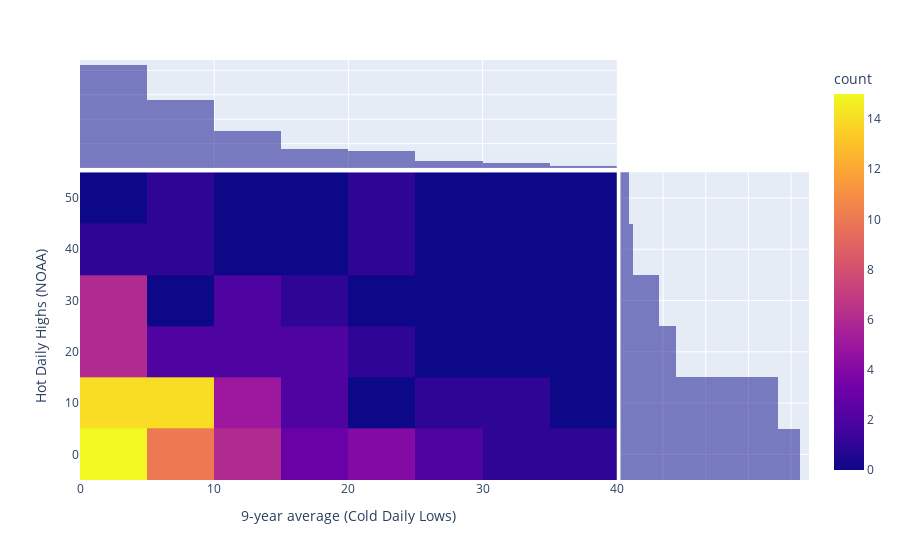

The notebook cell this image was saved under:
### Code cell
fig = px.density_heatmap(data, x="9-year average (Cold Daily Lows)", y="Hot Daily Highs (NOAA)", marginal_x="histogram", marginal_y="histogram")
fig.show()

### Figure 1 — Plotly figure (JSON) as saved in the notebook; plotly's stock layout.template omitted (floating-point values rounded to 4 significant figures)
{"data": [{"coloraxis": "coloraxis", "hovertemplate": "9-year average (Cold Daily Lows)=%{x}<br>Hot Daily Highs (NOAA)=%{y}<br>count=%{z}<extra></extra>", "name": "", "type": "histogram2d", "x": [12.17, 15.95, 15.63, 12.94, 13.66, 20.33, 28.05, 29.72, 24.25, 16.65, 11.28, 8.361, 6.436, 4.808, 3.561, 3.547, 6.187, 10.87, 13.88, 13.28, 12.06, 12.99, 14.91, 17.24, 21.4, 25.19, 23.51, 16.61, 9.988, 6.414, 4.359, 2.602, 1.565, 1.531, 2.268, 4.135, 8.143, 13.63, 16.91, 14.97, 9.477, 4.748, 3.102, 3.795, 4.945, 5.626, 6.296, 7.178, 7.552, 7.754, 10.11, 15.68, 20.89, 20.66, 14.78, 8.168, 5.009, 5.42, 6.96, 7.3, 6.037, 4.428, 3.548, 4.264, 8.741, 18.79, 31.32, 38.4, 34.67, 23.53, 13.33, 8.748, 8.491, 8.974, 7.813, 5.314, 3.48, 3.312, 3.849, 3.966, 3.881, 4.262, 4.702, 4.184, 2.683, 1.195, 0.4012, 0.2188, 0.3645, 0.6469, 0.8516, 0.8094, 0.5836, 0.4031, 0.4254, 0.6254, 0.9469, 1.551, 2.598, 3.754, 4.7, 5.977, 7.75, 8.385, 6.488, 3.3], "xaxis": "x", "xbingroup": "x", "y": [8.2, 6.8, 0.2, 16, 12.4, 0.7, 0.2, 6.5, 15.9, 15, 0.6, 13.5, 7, 1.2, 7.6, 12, 6.3, 0.5, 1.1, 2, 19.5, 26.1, 5.8, 30.6, 41.2, 3.4, 49.4, 12.5, 7.5, 6.3, 17.6, 0.9, 0.8, 18.1, 9.5, 0.4, 0.4, 0.8, 3, 10.7, 0.8, 6.9, 30, 14.9, 28.8, 8.3, 9.2, 1.1, 7.7, 9.3, 12.6, 23, 1, 1.2, 1.3, 0, 1.6, 6.8, 0.2, 0.6, 8, 0.5, 0.6, 1.7, 1.4, 0.7, 6.8, 4.4, 2, 1, 31, 7.9, 0.2, 15.5, 1.9, 5.9, 3.1, 5.4, 36.6, 1.1, 1.8, 4.8, 2.7, 5.3, 21.5, 8.1, 13.3, 1, 15.2, 5, 16.5, 11.9, 30.2, 29.8, 3.2, 10.3, 32.4, 30.2, 8.2, 4.3, 13.3, 36.4, 48.3, 17.8, 7.7, 15.9], "yaxis": "y", "ybingroup": "y"}, {"alignmentgroup": "True", "bingroup": "x", "hovertemplate": "9-year average (Cold Daily Lows)=%{x}<br>count=%{y}<extra></extra>", "legendgroup": "", "marker": {"color": "#0d0887"}, "name": "", "offsetgroup": "", "opacity": 0.5, "showlegend": false, "type": "histogram", "x": [12.17, 15.95, 15.63, 12.94, 13.66, 20.33, 28.05, 29.72, 24.25, 16.65, 11.28, 8.361, 6.436, 4.808, 3.561, 3.547, 6.187, 10.87, 13.88, 13.28, 12.06, 12.99, 14.91, 17.24, 21.4, 25.19, 23.51, 16.61, 9.988, 6.414, 4.359, 2.602, 1.565, 1.531, 2.268, 4.135, 8.143, 13.63, 16.91, 14.97, 9.477, 4.748, 3.102, 3.795, 4.945, 5.626, 6.296, 7.178, 7.552, 7.754, 10.11, 15.68, 20.89, 20.66, 14.78, 8.168, 5.009, 5.42, 6.96, 7.3, 6.037, 4.428, 3.548, 4.264, 8.741, 18.79, 31.32, 38.4, 34.67, 23.53, 13.33, 8.748, 8.491, 8.974, 7.813, 5.314, 3.48, 3.312, 3.849, 3.966, 3.881, 4.262, 4.702, 4.184, 2.683, 1.195, 0.4012, 0.2188, 0.3645, 0.6469, 0.8516, 0.8094, 0.5836, 0.4031, 0.4254, 0.6254, 0.9469, 1.551, 2.598, 3.754, 4.7, 5.977, 7.75, 8.385, 6.488, 3.3], "xaxis": "x3", "yaxis": "y3"}, {"alignmentgroup": "True", "bingroup": "y", "hovertemplate": "Hot Daily Highs (NOAA)=%{y}<br>count=%{x}<extra></extra>", "legendgroup": "", "marker": {"color": "#0d0887"}, "name": "", "offsetgroup": "", "opacity": 0.5, "showlegend": false, "type": "histogram", "xaxis": "x2", "y": [8.2, 6.8, 0.2, 16, 12.4, 0.7, 0.2, 6.5, 15.9, 15, 0.6, 13.5, 7, 1.2, 7.6, 12, 6.3, 0.5, 1.1, 2, 19.5, 26.1, 5.8, 30.6, 41.2, 3.4, 49.4, 12.5, 7.5, 6.3, 17.6, 0.9, 0.8, 18.1, 9.5, 0.4, 0.4, 0.8, 3, 10.7, 0.8, 6.9, 30, 14.9, 28.8, 8.3, 9.2, 1.1, 7.7, 9.3, 12.6, 23, 1, 1.2, 1.3, 0, 1.6, 6.8, 0.2, 0.6, 8, 0.5, 0.6, 1.7, 1.4, 0.7, 6.8, 4.4, 2, 1, 31, 7.9, 0.2, 15.5, 1.9, 5.9, 3.1, 5.4, 36.6, 1.1, 1.8, 4.8, 2.7, 5.3, 21.5, 8.1, 13.3, 1, 15.2, 5, 16.5, 11.9, 30.2, 29.8, 3.2, 10.3, 32.4, 30.2, 8.2, 4.3, 13.3, 36.4, 48.3, 17.8, 7.7, 15.9], "yaxis": "y2"}], "layout": {"barmode": "overlay", "coloraxis": {"colorbar": {"title": {"text": "count"}}, "colorscale": [[0, "#0d0887"], [0.1111, "#46039f"], [0.2222, "#7201a8"], [0.3333, "#9c179e"], [0.4444, "#bd3786"], [0.5556, "#d8576b"], [0.6667, "#ed7953"], [0.7778, "#fb9f3a"], [0.8889, "#fdca26"], [1, "#f0f921"]]}, "legend": {"tracegroupgap": 0}, "margin": {"t": 60}, "xaxis": {"anchor": "y", "domain": [0, 0.7363], "title": {"text": "9-year average (Cold Daily Lows)"}}, "xaxis2": {"anchor": "y2", "domain": [0.7413, 1], "matches": "x2", "showgrid": true, "showline": false, "showticklabels": false, "ticks": ""}, "xaxis3": {"anchor": "y3", "domain": [0, 0.7363], "matches": "x", "showgrid": true, "showticklabels": false}, "xaxis4": {"anchor": "y4", "domain": [0.7413, 1], "matches": "x2", "showgrid": true, "showline": false, "showticklabels": false, "ticks": ""}, "yaxis": {"anchor": "x", "domain": [0, 0.7326], "title": {"text": "Hot Daily Highs (NOAA)"}}, "yaxis2": {"anchor": "x2", "domain": [0, 0.7326], "matches": "y", "showgrid": true, "showticklabels": false}, "yaxis3": {"anchor": "x3", "domain": [0.7426, 1], "matches": "y3", "showgrid": true, "showline": false, "showticklabels": false, "ticks": ""}, "yaxis4": {"anchor": "x4", "domain": [0.7426, 1], "matches": "y3", "showgrid": true, "showline": false, "showticklabels": false, "ticks": ""}}}
